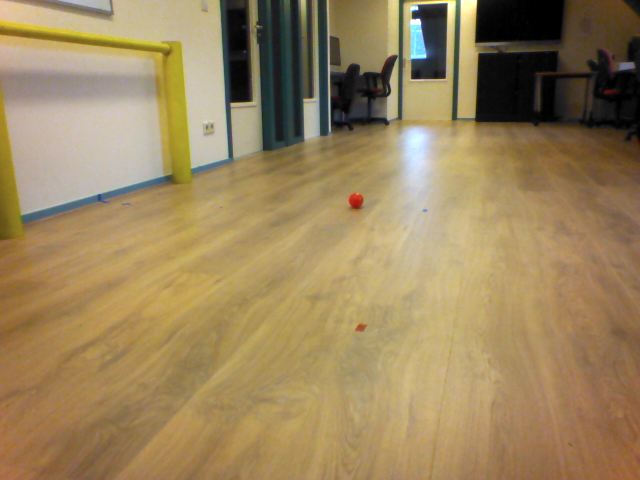
//> input picture TestImages9/2-1-headpitch-02.png, 640 x 480 px, given in place of 11.png, which was not available
$ ./Kappa   (built with g++ and OpenCV 4)
//> lines starting //> are read from the running program, lines starting //| are printed output that depends on the picture; pictures that were not available may be replaced by others from this repository, and a replacement may not be noted
#include <cv.h>
#include <highgui.h>
#include <math.h>

using namespace cv;

// [62 lines left out: functions doProc, xyz, hsv, bgr, not called in this run]

void hls(string filename)
{
    Mat img4, trf4;
    Mat splitImg4[3];
    img4 = imread(filename, 1);
    cvtColor(img4, trf4, CV_BGR2HLS);
    split(trf4, splitImg4);
    //imshow("HLS - H " + filename, splitImg4[0]);
    //imshow("HLS - L " + filename, splitImg4[1]);
    imshow("HLS - S " + filename, splitImg4[2]);
    imwrite("/home/redsphinx/Projects/BachelorThesis/TestImages8/HLS - H - .jpg", splitImg4[0] );
    imwrite("/home/redsphinx/Projects/BachelorThesis/TestImages8/HLS - L - .jpg", splitImg4[1] );
    imwrite("/home/redsphinx/Projects/BachelorThesis/TestImages8/HLS - S - .jpg", splitImg4[2] );
}

// [29 lines left out: functions lab, luv, not called in this run]

int main()
{
    std::string filename = "/home/redsphinx/Projects/BachelorThesis/TestImages8/1.jpg";
    std::string filename2 = "/home/redsphinx/Projects/BachelorThesis/TestImages8/2.jpg";
    std::string filename3 = "/home/redsphinx/Projects/BachelorThesis/TestImages8/3.jpg";
    std::string filename4 = "/home/redsphinx/Projects/BachelorThesis/TestImages8/4.jpg";
    std::string filename5 = "/home/redsphinx/Projects/BachelorThesis/TestImages8/5.jpg";
    std::string filename6 = "/home/redsphinx/Projects/BachelorThesis/TestImages8/6.jpg";
    std::string filename7 = "/home/redsphinx/Projects/BachelorThesis/TestImages8/7.jpg";
    std::string filename8 = "/home/redsphinx/Projects/BachelorThesis/TestImages8/8.jpg";
    std::string filename9 = "/home/redsphinx/Projects/BachelorThesis/TestImages8/9.jpg";
    std::string filename10 = "/home/redsphinx/Projects/BachelorThesis/TestImages8/10.png";
    std::string filename11 = "/home/redsphinx/Projects/BachelorThesis/TestImages8/11.png";
    std::string filename12 = "/home/redsphinx/Projects/BachelorThesis/TestImages8/12.png";
    std::string filename13 = "/home/redsphinx/Projects/BachelorThesis/TestImages8/13.png";
    std::string filename14 = "/home/redsphinx/Projects/BachelorThesis/TestImages8/14.png";
    std::string filename15 = "/home/redsphinx/Projects/BachelorThesis/TestImages8/15.png";
    std::string filename16 = "/home/redsphinx/Projects/BachelorThesis/TestImages8/16.png";
    std::string filename17 = "/home/redsphinx/Projects/BachelorThesis/TestImages8/17.png";
    std::string filename18 = "/home/redsphinx/Projects/BachelorThesis/TestImages8/18.png";
    std::string filename19 = "/home/redsphinx/Projects/BachelorThesis/TestImages8/19.png";
    std::string filename20 = "/home/redsphinx/Projects/BachelorThesis/TestImages8/20.png";
    std::string filename21 = "/home/redsphinx/Projects/BachelorThesis/TestImages8/21.png";
    std::string filename22 = "/home/redsphinx/Projects/BachelorThesis/TestImages8/22.png";
    std::string filename23 = "/home/redsphinx/Projects/BachelorThesis/TestImages8/23.png";
    std::string filename24 = "/home/redsphinx/Projects/BachelorThesis/TestImages8/24.png";
    std::string filename25 = "/home/redsphinx/Projects/BachelorThesis/TestImages8/25.png";
    std::string filename26 = "/home/redsphinx/Projects/BachelorThesis/TestImages8/26.png";
    std::string filename27 = "/home/redsphinx/Projects/BachelorThesis/TestImages8/27.png";
    std::string filename28 = "/home/redsphinx/Projects/BachelorThesis/TestImages8/28.png";
    std::string filename29 = "/home/redsphinx/Projects/BachelorThesis/TestImages8/29.png";
    std::string filename30 = "/home/redsphinx/Projects/BachelorThesis/TestImages8/30.png";

    Mat src = imread(filename11, 1);
//> src is the input picture: 480 rows x 640 cols, CV_8UC3; mean B, G, R 93.5, 132.9, 154.8
    imshow("original", src);
    hls(filename);
//> in hls, `cvtColor(img4, trf4, CV_BGR2HLS);`: trf4: 480 rows x 640 cols, CV_8UC3; mean of channels 0, 1, 2 23.3, 124.3, 78.9
//> in hls, `split(trf4, splitImg4);`:
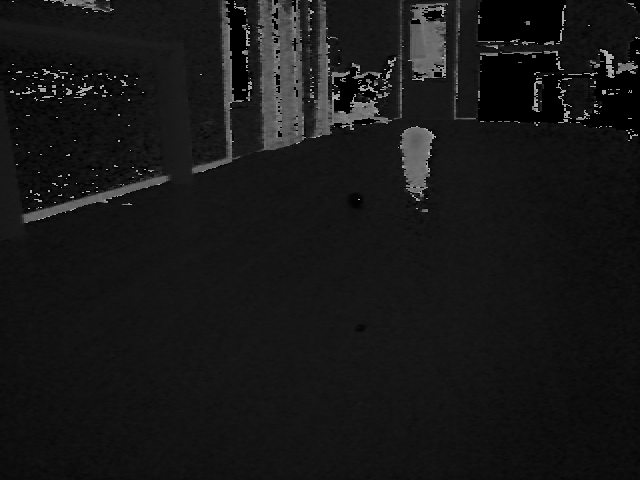
//> splitImg4[0]: 480 rows x 640 cols, CV_8UC1; min 0, max 180, mean 23.3
//> in hls, `split(trf4, splitImg4);`:
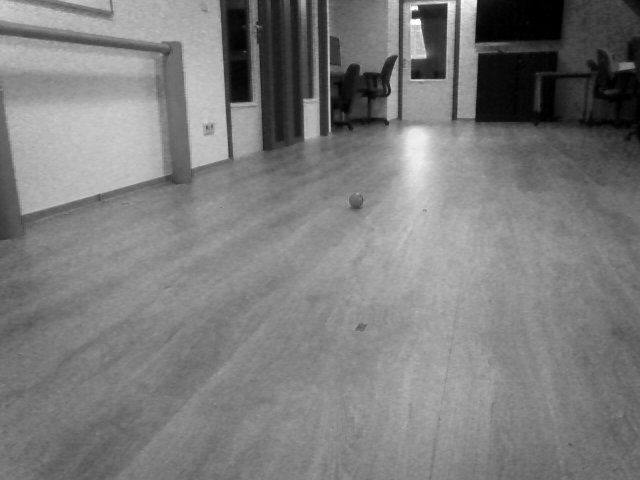
//> splitImg4[1]: 480 rows x 640 cols, CV_8UC1; min 0, max 255, mean 124.3
//> in hls, `split(trf4, splitImg4);`:
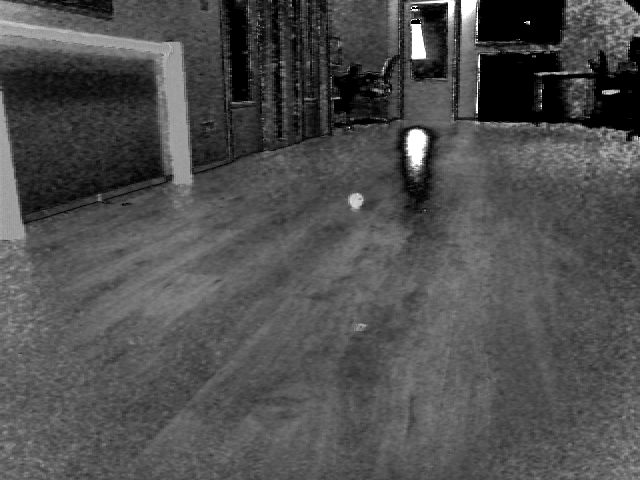
//> splitImg4[2]: 480 rows x 640 cols, CV_8UC1; min 0, max 255, mean 78.9
    hls(filename2);
    hls(filename3);
    hls(filename4);
    hls(filename5);
    hls(filename6);
    hls(filename7);
    hls(filename8);
//> 8.jpg cannot be read in this run, so this picture is empty
//> (the run ends here: the program stops with an error, at `cvtColor(img4, trf4, CV_BGR2HLS);`)
